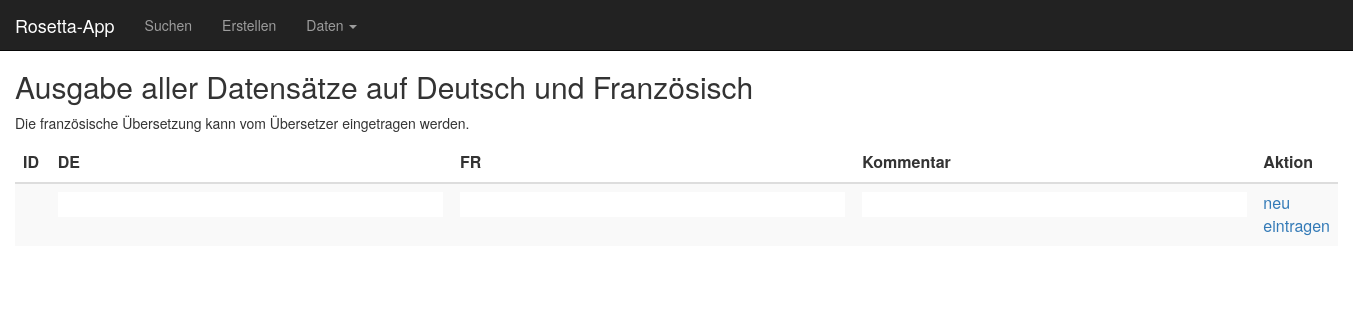
The app's page /Sandbox/003_db_anzeigen_fr_test2.php, older data.
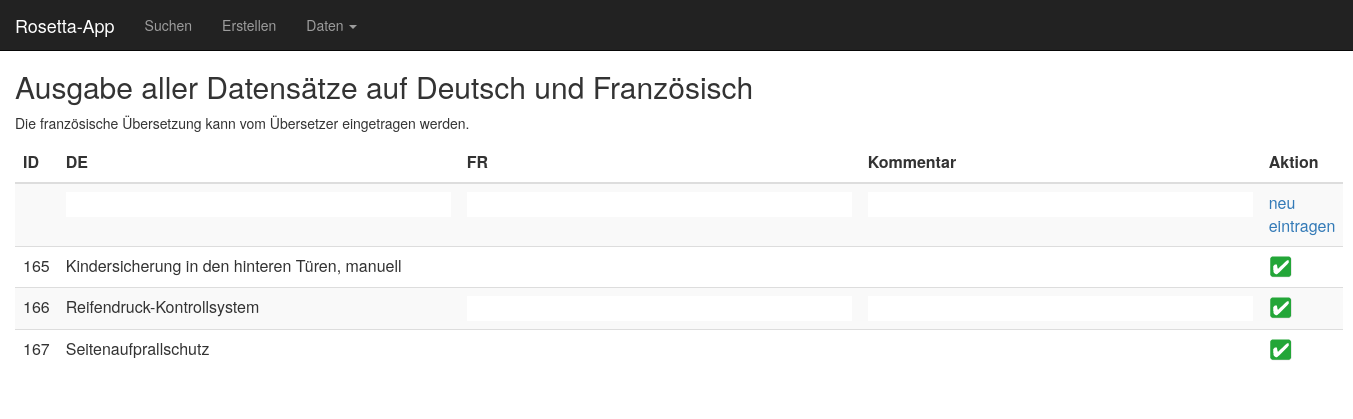
The same page, newer data.
### tables this page shows
CREATE TABLE `rosetta_data` (
  `token` varchar(100) DEFAULT NULL,
  `id` int(5) NOT NULL,
  `date` timestamp NOT NULL DEFAULT CURRENT_TIMESTAMP ON UPDATE CURRENT_TIMESTAMP,
  `de` varchar(1000) DEFAULT NULL,
  `fr` varchar(1000) DEFAULT NULL,
  `comment_fr` varchar(1000) DEFAULT NULL,
  `it` varchar(1000) DEFAULT NULL,
  `comment_it` varchar(1000) DEFAULT NULL,
  `en` varchar(1000) DEFAULT NULL,
  `rubrik` varchar(500) DEFAULT NULL,
  `info` varchar(200) DEFAULT NULL,
  `carline` varchar(500) DEFAULT NULL,
  `toTranslate` varchar(5) DEFAULT NULL
);

### Sandbox/003_db_anzeigen_fr_test2.php (the view, shortened to what this page needs)
<?php
include "elements/header.php";
?>
<?php
include "include/db_connect.php";
?>
<h2>Ausgabe aller Datensätze auf Deutsch und Französisch</h2>
<p>Die französische Übersetzung kann vom Übersetzer eingetragen werden.</p>
<?php
echo "<form name='f' action='003_db_anzeigen_fr.php'
               method='post'>";
echo "\n\n<table class=\"table table-hover table-responsive table-striped\">"
    . "<thead>"
    . "<tr>"
    . "<th class=\"col-sm-1\">ID</th>"
    . "<th class=\"col-sm-4\">DE</th>"
    . "<th class=\"col-sm-4\">FR</th>"
    . "<th class=\"col-sm-4\">Kommentar</th>"
    . "<th class=\"col-sm-1\">Aktion</th>"
    . "</tr>"
    . "</thead>";
echo "\n\n<tr>"
    . "<td size='3' /></td>"
    . "<td><input class='toEdit' name='dts[0]' size='40' /></td>"
    . "<td><input class='toEdit' name='frz[0]' size='40' /></td>"
    . "<td><input class='toEdit' name='com[0]' size='40' /></td>"
    . "<td><a href='javascript:send(0,0);'>neu eintragen</a></td>"
    . "</tr>";
$res = mysqli_query($con, "select * from rosetta_data where id LIKE '165' or id LIKE '166' or id LIKE '167' or id LIKE '168'");
while ($dsatz = mysqli_fetch_assoc($res))
{
    $id_nr = $dsatz["id"];
    echo "\n\n<tr>"
        . "<td>" . $dsatz["id"] . "</td>"
        . "<td>" . utf8_encode( $dsatz["de"] ) . "</td>"
        . "<td><input class='toEdit' name='frz[$id_nr]' value='" . utf8_encode( $dsatz["fr"] ) . "' size='40' /></td>"
        . "<td><input class='toEdit' name='com[$id_nr]' value='" . utf8_encode( $dsatz["comment_fr"] ) . "' size='40' /></td>"
        . "<td><a href='javascript:send(1,$id_nr);'><img src=\"img/button_agree.png\"></a></td>"
        . "</tr>";
}
echo "</table>";
echo "</form>";
?>
</body>
</html>

Row changes from the older to the newer data that the page shows:
added rosetta_data: id "165", de "Kindersicherung in den hinteren Türen, manuell"
added rosetta_data: id "166", de "Reifendruck-Kontrollsystem"
added rosetta_data: id "167", de "Seitenaufprallschutz"
